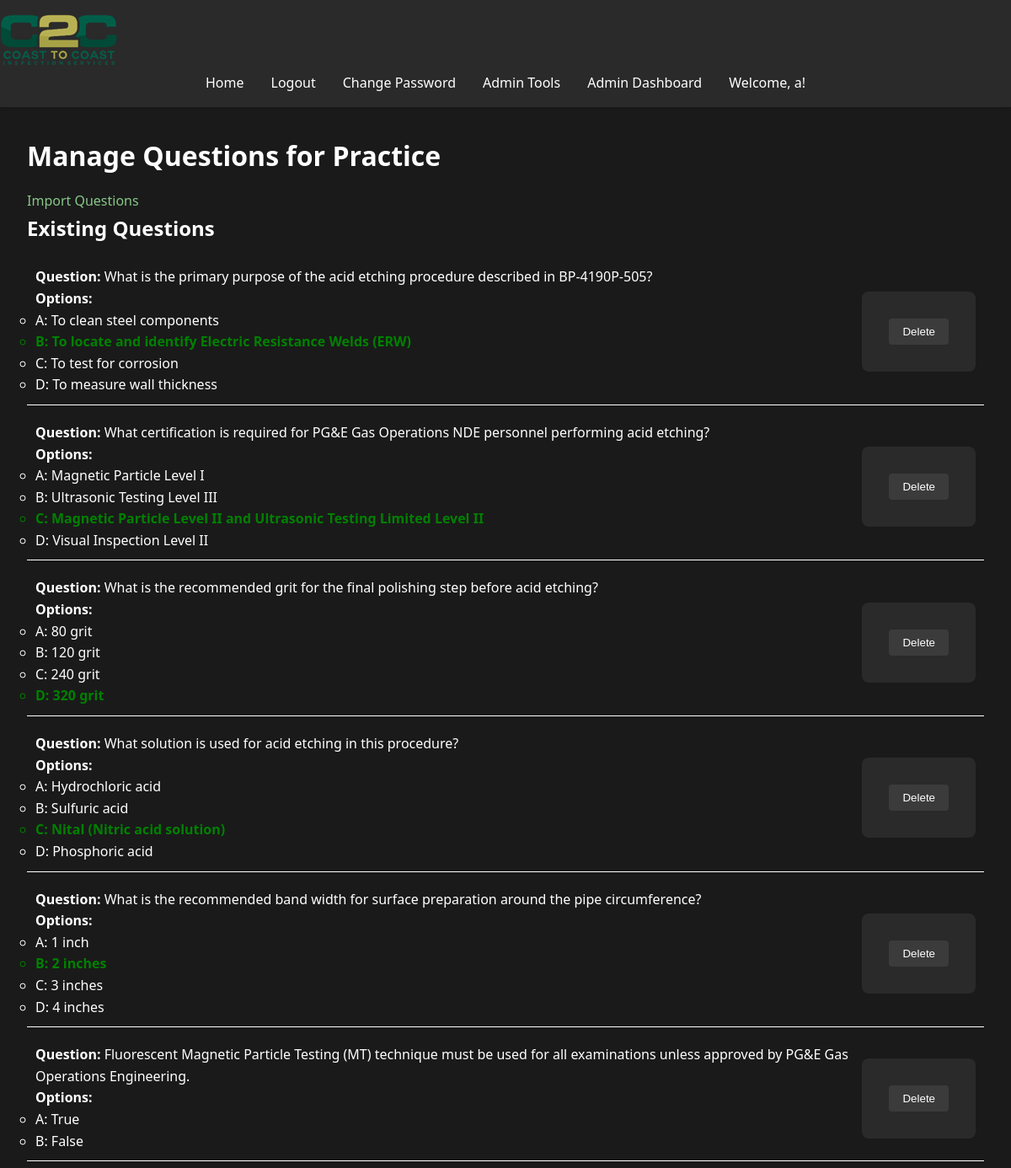
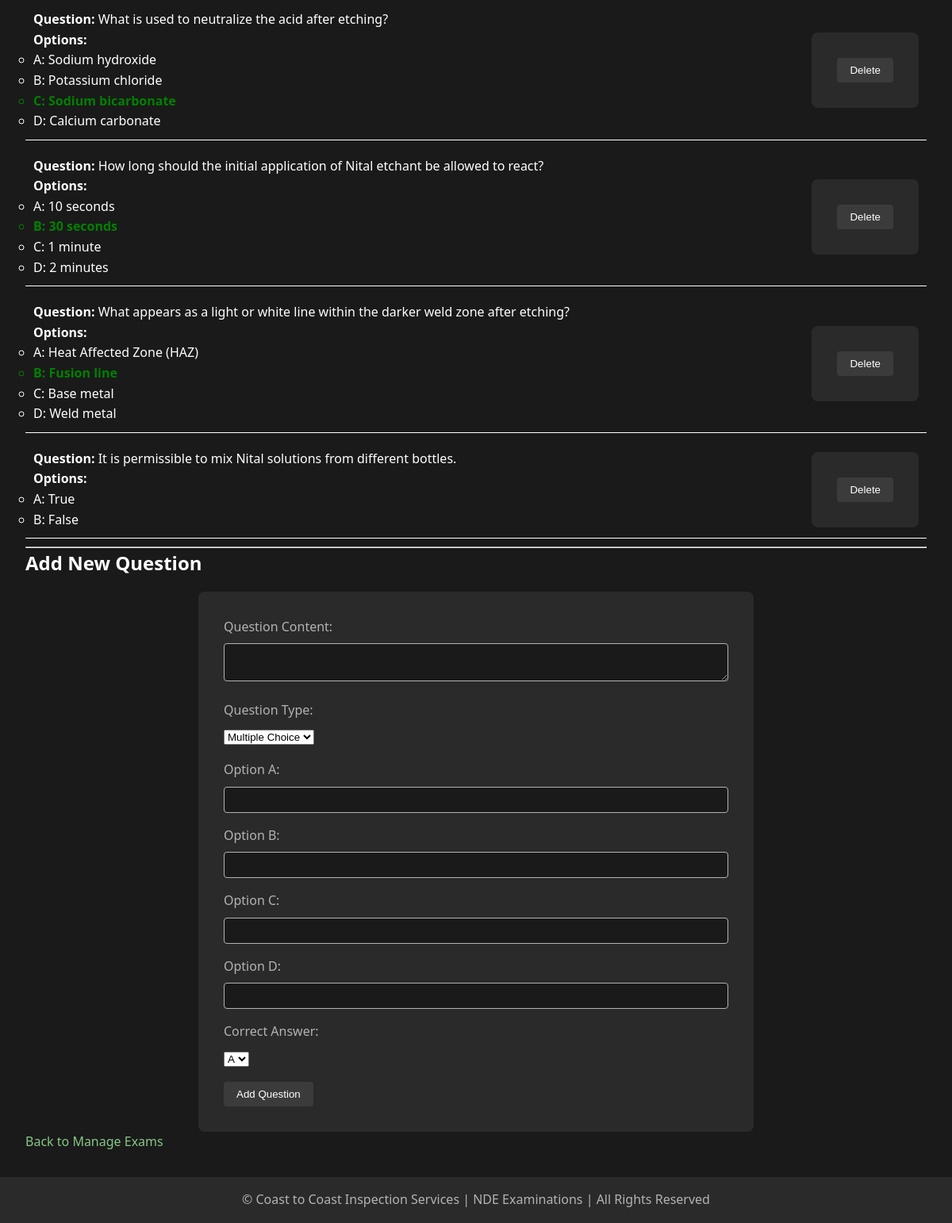
/admin/manage_questions/1 (signed in), run on the app's committed database (2 pictures, top to bottom).
### models.py (models this page shows, shortened)
class User(UserMixin, db.Model):
    id = db.Column(db.Integer, primary_key=True)
    username = db.Column(db.String(80), unique=True, nullable=False)
    password = db.Column(db.String(120), nullable=False)
    is_admin = db.Column(db.Boolean, default=False)
    exam_results = db.relationship('ExamResult', back_populates='user', lazy=True, cascade="all, delete-orphan")
    accesses = db.relationship('ExamAccess', back_populates='user', lazy=True, cascade="all, delete-orphan")
    access_requests = db.relationship('ExamAccessRequest', back_populates='user', lazy=True, cascade="all, delete-orphan")

class Exam(db.Model):
    __tablename__ = 'exam'
    id = db.Column(db.Integer, primary_key=True)
    title = db.Column(db.String(100), nullable=False)
    question_count = db.Column(db.Integer, nullable=False, default=10)
    exam_results = relationship('ExamResult', back_populates='exam', cascade='all, delete-orphan')
    questions = relationship('Question', back_populates='exam', cascade='all, delete-orphan')
    accesses = db.relationship('ExamAccess', back_populates='exam', lazy=True, cascade="all, delete-orphan")
    access_requests = db.relationship('ExamAccessRequest', back_populates='exam', lazy=True, cascade="all, delete-orphan")

class Question(db.Model):
    __tablename__ = 'question'
    id = db.Column(db.Integer, primary_key=True)
    content = db.Column(db.String(500), nullable=False)
    option_a = db.Column(db.String(200), nullable=False)
    option_b = db.Column(db.String(200), nullable=False)
    option_c = db.Column(db.String(200), nullable=True)
    option_d = db.Column(db.String(200), nullable=True)
    correct_answer = db.Column(db.String(1), nullable=False)
    exam_id = db.Column(db.Integer, db.ForeignKey('exam.id'), nullable=False)
    exam = db.relationship('Exam', back_populates='questions')
    missed_questions = db.relationship('MissedQuestion', back_populates='question', lazy=True)

### app.py (the view, shortened to what this page needs)
@app.route('/admin/manage_questions/<int:exam_id>', methods=['GET', 'POST'])
@login_required
def manage_questions(exam_id):
    if not current_user.is_admin:
        flash('You do not have permission to access this page.', 'error')
        return redirect(url_for('home'))
    exam = Exam.query.get_or_404(exam_id)
    questions = Question.query.filter_by(exam_id=exam.id).all()
    return render_template('manage_questions.html', exam=exam, questions=questions)

### app.py (called while the page is built)
@app.before_request
def reset_session_on_navigation():
    exam_endpoints = ['take_exam', 'submit_exam']
    current_endpoint = request.endpoint
    if current_endpoint is None:
        return

@app.context_processor
def utility_processor():
    def format_pacific_time(utc_dt):
        pacific_time = utc_to_pacific(utc_dt)
        return pacific_time.strftime('%Y-%m-%d %I:%M:%S %p %Z')
    return dict(format_pacific_time=format_pacific_time)

@login_manager.user_loader
def load_user(user_id):
    return User.query.get(int(user_id))

@app.before_request
def manage_exam_session():
    if 'start_new_exam' in request.args:
        session.pop('answers', None)
        session.pop('current_index', None)
        session.pop('start_time', None)
    elif 'exam_submitted' in session and request.endpoint != 'exam_results':
        session.pop('answers', None)
        session.pop('current_index', None)
        session.pop('start_time', None)
        session.pop('exam_submitted', None)

### templates/manage_questions.html (shortened to what this page needs)
{% extends "base.html" %}
{% block content %}
    <h1>Manage Questions for {{ exam.title }}</h1>
    <a href="{{ url_for('import_questions', exam_id=exam.id) }}" class="btn btn-secondary" style="margin-top: 20px;">Import Questions</a>
    <h2>Existing Questions</h2>
    {% if questions %}
        <ul style="list-style-type: none; padding: 0;">
            {% for question in questions %}
                <li style="margin-bottom: 10px; border-bottom: white solid 1px; padding: 10px; display: flex; justify-content: space-between;">
                    <div>
                        <p><strong>Question:</strong> {{ question.content }}</p>
                        <p><strong>Options:</strong></p>
                        <ul>
                            <li style="{% if question.correct_answer == 'A' %}color: green; font-weight: bold;{% endif %}">
                                A: {{ question.option_a }}
                            </li>
                            <li style="{% if question.correct_answer == 'B' %}color: green; font-weight: bold;{% endif %}">
                                B: {{ question.option_b }}
                            </li>
                            {% if question.option_c %}
                            <li style="{% if question.correct_answer == 'C' %}color: green; font-weight: bold;{% endif %}">
                                C: {{ question.option_c }}
                            </li>
                            {% endif %}
                            {% if question.option_d %}
                            <li style="{% if question.correct_answer == 'D' %}color: green; font-weight: bold;{% endif %}">
                                D: {{ question.option_d }}
                            </li>
                            {% endif %}
                        </ul>
                    </div>
                    <div style="display: flex; align-items: center;">
                        <form action="{{ url_for('delete_question', question_id=question.id) }}" method="POST" style="display:inline;">
                            <button type="submit" class="btn btn-danger btn-sm" onclick="return confirm('Are you sure you want to delete this question?');">Delete</button>
                        </form>
                    </div>
                </li>
            {% endfor %}
        </ul>
    {% else %}
        <p>No questions available for this Exam.</p>
    {% endif %}
    <hr>
    <h2>Add New Question</h2>
    <form method="POST">
        <div class="form-group">
            <label for="content">Question Content:</label>
            <textarea name="content" id="content" class="form-control" required></textarea>
        </div>
        <div class="form-group">
            <label for="question_type">Question Type:</label>
            <select name="question_type" id="question_type" class="form-control" required>
                <option value="multiple_choice">Multiple Choice</option>
            </select>
        </div>
        <div class="form-group">
            <label for="option_a">Option A:</label>
            <input type="text" name="option_a" id="option_a" class="form-control" required>
        </div>
        <div class="form-group">
            <label for="option_b">Option B:</label>
            <input type="text" name="option_b" id="option_b" class="form-control" required>
        </div>
        <div class="form-group multiple-choice-options">
            <label for="option_c">Option C:</label>
            <input type="text" name="option_c" id="option_c" class="form-control">
        </div>
        <div class="form-group multiple-choice-options">
            <label for="option_d">Option D:</label>
            <input type="text" name="option_d" id="option_d" class="form-control">
        </div>
        <div class="form-group">
            <label for="correct_answer">Correct Answer:</label>
            <select name="correct_answer" id="correct_answer" class="form-control" required>
                <option value="A">A</option>
            </select>
        </div>
        <button type="submit" class="btn btn-primary">Add Question</button>
    </form>
    <a href="{{ url_for('manage_exams') }}" class="btn btn-secondary" style="margin-top: 20px;">Back to Manage Exams</a>
{% endblock %}

### templates/base.html (shortened to what this page needs)
<!DOCTYPE html>
<html lang="en">
<head>
    <link rel="stylesheet" href="{{ url_for('static', filename='css/style.css') }}">
</head>
<body>
    <header>
        <nav class="navbar">
            <a class="navbar-brand" href="{{ url_for('home') }}">
                <img src="{{ url_for('static', filename='images/logo.png') }}" alt="Logo" class="logo">
            </a>
            <ul class="navbar-nav">
                <li><a href="{{ url_for('home') }}">Home</a></li>
                {% if current_user.is_authenticated %}
                    <li><a href="{{ url_for('logout') }}">Logout</a></li>
                    <li><a href="{{ url_for('change_password') }}">Change Password</a></li>
                    {% if current_user.is_admin %}
                        <li><a href="{{ url_for('admin.index') }}">Admin Tools</a></li>
                        <li><a href="{{ url_for('admin_dashboard') }}">Admin Dashboard</a></li>
                    {% endif %}
                    <li class="user-welcome">
                        <span>Welcome, {{ current_user.username }}!</span>
                    </li>
                {% else %}
                    <li><a href="{{ url_for('login') }}">Login</a></li>
                    <li><a href="{{ url_for('register') }}">Register</a></li>
                {% endif %}
            </ul>
        </nav>
    </header>
    <main>
        {% block content %}{% endblock %}
    </main>
    <footer>
        <p>&copy; Coast to Coast Inspection Services | NDE Examinations | All Rights Reserved</p>
    </footer>
</body>
</html>

### static/css/style.css (style rules this page uses)
:root { --bg-primary: #1a1a1a; --bg-secondary: #2a2a2a; --text-primary: #ffffff; --text-secondary: #b3b3b3; --accent-color: #87c787; --error-color: #cf6679; --success-color: #03dac6; }
* { box-sizing: border-box; margin: 0; padding: 0; }
body { font-family: 'Segoe UI', Tahoma, Geneva, Verdana, sans-serif; line-height: 1.6; color: var(--text-primary); background-color: var(--bg-primary); min-height: 100vh; display: flex; flex-direction: column; }
header { background-color: var(--bg-secondary); padding: 1rem 0; box-shadow: 0 2px 4px rgba(0,0,0,0.1); }
nav ul { display: flex; justify-content: center; align-items: center; height: 100%; list-style-type: none; margin: 0; padding: 0; }
nav ul li { margin: 0 1rem; }
nav ul li a { color: var(--text-primary); text-decoration: none; font-weight: 500; transition: color 0.3s ease; }
main { flex: 1; padding: 2rem; max-width: 1200px; margin: 0 auto; width: 100%; }
h1, h2, h3 { margin-bottom: 1rem; color: var(--text-primary); }
a { color: var(--accent-color); text-decoration: none; transition: color 0.3s ease; }
form { background-color: var(--bg-secondary); padding: 2rem; border-radius: 8px; max-width: 700px; margin: 0 auto; }
form div { margin-bottom: 1rem; }
label { display: block; margin-bottom: 0.5rem; color: var(--text-secondary); }
input[type="text"], input[type="password"], textarea { width: 100%; padding: 0.5rem; border: 1px solid var(--text-secondary); border-radius: 4px; background-color: var(--bg-primary); color: var(--text-primary); }
.btn-sm { max-height: 80px; }
button { background-color: rgb(59, 59, 59); color: var(--text-primary); padding: 0.5rem 1rem; border: none; border-radius: 4px; cursor: pointer; transition: background-color 0.3s ease; }
footer { text-align: center; padding: 1rem 0; background-color: var(--bg-secondary); color: var(--text-secondary); }

### data on the page
User: username "a"
Exam: title "Practice"
Question: content "What is the primary purpose of the acid etching procedure described in BP-4190P-505?", option_a "To clean steel components", option_b "To locate and identify Electric Resistance Welds (ERW)", option_c "To test for corrosion", option_d "To measure wall thickness"
Question: content "What certification is required for PG&E Gas Operations NDE personnel performing acid etching?", option_a "Magnetic Particle Level I", option_b "Ultrasonic Testing Level III", option_c "Magnetic Particle Level II and Ultrasonic Testing Limited Level II", option_d "Visual Inspection Level II"
Question: content "What is the recommended grit for the final polishing step before acid etching?", option_a "80 grit", option_b "120 grit", option_c "240 grit", option_d "320 grit"
Question: content "What solution is used for acid etching in this procedure?", option_a "Hydrochloric acid", option_b "Sulfuric acid", option_c "Nital (Nitric acid solution)", option_d "Phosphoric acid"
Question: content "What is the recommended band width for surface preparation around the pipe circumference?", option_a "1 inch", option_b "2 inches", option_c "3 inches", option_d "4 inches"
Question: content "Fluorescent Magnetic Particle Testing (MT) technique must be used for all examinations unless approved by PG&E Gas Operations Engineering.", option_a "True", option_b "False"
Question: content "What is used to neutralize the acid after etching?", option_a "Sodium hydroxide", option_b "Potassium chloride", option_c "Sodium bicarbonate", option_d "Calcium carbonate"
Question: content "How long should the initial application of Nital etchant be allowed to react?", option_a "10 seconds", option_b "30 seconds", option_c "1 minute", option_d "2 minutes"
Question: content "What appears as a light or white line within the darker weld zone after etching?", option_a "Heat Affected Zone (HAZ)", option_b "Fusion line", option_c "Base metal", option_d "Weld metal"
Question: content "It is permissible to mix Nital solutions from different bottles.", option_a "True", option_b "False"
